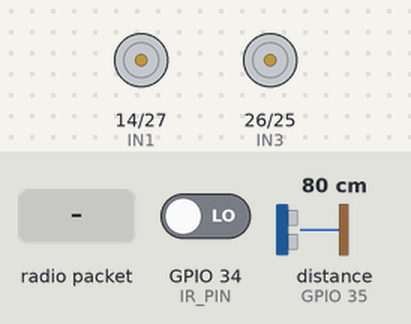
The sketch below on a simulated ESP32. On the bench: motor-driver pin pairs drawn as motors (green arrow = first pin HIGH = forward, orange = second pin HIGH = backward, longer = more drive, scaled by the enable pin). Wiring (inferred from the names in the program): ultrasonic range finder: trigger GPIO 32; echo GPIO 35. Inputs (shaded band) come from the test bench; at power-on: GPIO 34 (IR_PIN) LOW, distance to the obstacle (sensor on GPIO 35) 80 cm. The echo pulse lasts 58.3 µs per cm; what the sketch prints to the serial monitor is not drawn.

Above: at 3.2 s.
3.3 s: radio packet "F" arrives
At 3.6 s:
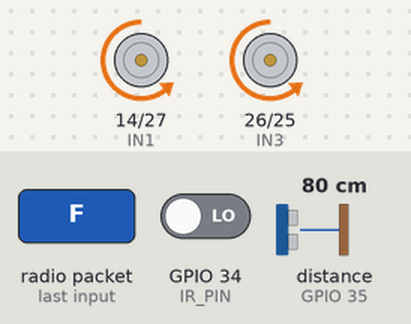
4.8 s: radio packet "B" arrives
At 6.0 s:
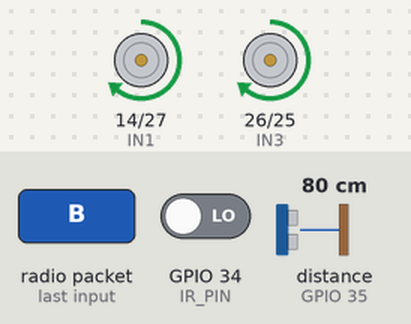
6.3 s: radio packet "L" arrives
At 7.2 s:
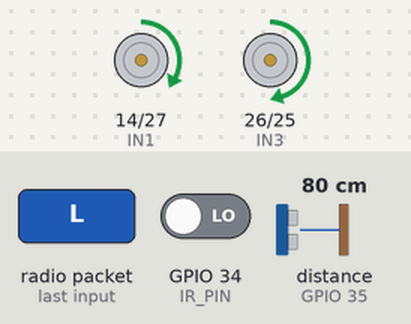
7.8 s: radio packet "R" arrives
At 8.2 s:
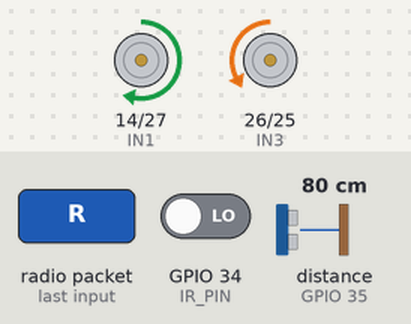
Timing chart, 0 to 10.3 s (numbered marks = the images above; inputs shaded):
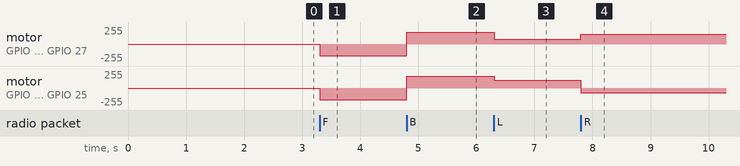

The sketch:

rover_receiver.ino
```cpp
#include <WiFi.h>

#include <esp_now.h>

// MOTOR PINS

#define ENA 13

#define IN1 14

#define IN2 27

#define IN3 26

#define IN4 25

#define ENB 33

// SENSOR PINS

#define TRIG_PIN 32

#define ECHO_PIN 35

#define IR_PIN 34

char command = 'S';

char lastCommand = 'S';

int motorSpeed = 180;

int turn90Duration = 350;

// SAFETY TUNING

int obstacleDistanceLimit = 15; // Stop if object is closer than 15 cm

// RECEIVE CALLBACK

void OnDataRecv(const esp_now_recv_info *info, const uint8_t *data, int len) {

  command = *data;

  Serial.print("Received: ");

  Serial.println(command);

}

void setup() {

  Serial.begin(115200);

  delay(2000);

  Serial.println("ESP32 Receiver Booting...");

  // MOTOR PINS SETUP

  pinMode(IN1, OUTPUT);

  pinMode(IN2, OUTPUT);

  pinMode(IN3, OUTPUT);

  pinMode(IN4, OUTPUT);

  // SENSOR PINS SETUP

  pinMode(TRIG_PIN, OUTPUT);

  pinMode(ECHO_PIN, INPUT);

  pinMode(IR_PIN, INPUT);

  // PWM SETUP

  ledcAttach(ENA, 1000, 8);  

  ledcAttach(ENB, 1000, 8);

  stopMotors();

  // WIFI + ESPNOW

  WiFi.mode(WIFI_STA);

  if (esp_now_init() != ESP_OK) {

    Serial.println("ESP-NOW INIT FAILED");

    return;

  }

  esp_now_register_recv_cb(OnDataRecv);

  Serial.println("🚀 Receiver Ready");

}

void loop() {

  // 1. ALWAYS CHECK SAFETY FIRST

  bool isSafe = checkFrontSafety();

  // 2. EXECUTE COMMANDS WITH OVERRIDE LOGIC

  if (command == 'F') {

    if (isSafe) {

      moveForward();

    } else {

      stopMotors(); // OVERRIDE: Danger detected, hit the brakes!

    }

  }

  else if (command == 'B') {

    moveBackward(); // Always allowed to reverse away from danger

  }

  else if (command == 'L') {

    turnLeft();     // Always allowed to turn away from danger

  }

  else if (command == 'R') {

    turnRight();    // Always allowed to turn away from danger

  }

  else {

    stopMotors();

  }

}

// ===== SAFETY LOGIC =====

bool checkFrontSafety() {

  // --- Check Drop (IR Sensor) ---

  // Note: Based on your prompt, we trigger danger if IR is NOT HIGH (i.e., LOW).

  // If your specific module works backwards, change this to: == HIGH

  bool dropDetected = (digitalRead(IR_PIN) == HIGH);

  // --- Check Wall (Ultrasonic) ---

  digitalWrite(TRIG_PIN, LOW);

  delayMicroseconds(2);

  digitalWrite(TRIG_PIN, HIGH);

  delayMicroseconds(10);

  digitalWrite(TRIG_PIN, LOW);

  // Timeout set to 30000us (approx 5 meters) to prevent the code from freezing

  long duration = pulseIn(ECHO_PIN, HIGH, 30000);

  // Calculate distance in cm

  float distance = duration * 0.034 / 2;

  // Danger if distance is valid (> 0) AND closer than our limit

  bool obstacleDetected = (distance > 0 && distance < obstacleDistanceLimit);

  // If there is a drop OR an obstacle, it is NOT safe to move forward.

  if (dropDetected || obstacleDetected) {

    return false; // Danger!

  }

  return true; // All clear

}


// ===== MOTOR FUNCTIONS =====

void moveBackward() {

  ledcWrite(ENA, motorSpeed);

  ledcWrite(ENB, motorSpeed);

  digitalWrite(IN1, HIGH);

  digitalWrite(IN2, LOW);

  digitalWrite(IN3, HIGH);

  digitalWrite(IN4, LOW);

}

void moveForward() {

  ledcWrite(ENA, motorSpeed);

  ledcWrite(ENB, motorSpeed);

  digitalWrite(IN1, LOW);

  digitalWrite(IN2, HIGH);

  digitalWrite(IN3, LOW);

  digitalWrite(IN4, HIGH);

}

void turnLeft() {

  ledcWrite(ENA, motorSpeed / 2.5);

  ledcWrite(ENB, motorSpeed / 1.5);

  digitalWrite(IN1, HIGH);

  digitalWrite(IN2, LOW);

  digitalWrite(IN3, HIGH);

  digitalWrite(IN4, LOW);

}

void turnRight() {

  ledcWrite(ENA, motorSpeed / 1.2);

  ledcWrite(ENB, motorSpeed / 2.5);

  digitalWrite(IN1, HIGH);

  digitalWrite(IN2, LOW);

  digitalWrite(IN3, LOW);

  digitalWrite(IN4, HIGH);

}

void stopMotors() {

  ledcWrite(ENA, 0);

  ledcWrite(ENB, 0);

  digitalWrite(IN1, LOW);

  digitalWrite(IN2, LOW);

  digitalWrite(IN3, LOW);

  digitalWrite(IN4, LOW);

}
```

Measured:
- after the input at 3.3 s, motor on GPIO 14 (IN1) / GPIO 27 (IN2), motor on GPIO 26 (IN3) / GPIO 25 (IN4): stopped → backward 179/255 at once
- after the input at 4.8 s, motor on GPIO 14 (IN1) / GPIO 27 (IN2), motor on GPIO 26 (IN3) / GPIO 25 (IN4): backward 179/255 → forward 179/255 at once
- after the input at 6.3 s, motor on GPIO 14 (IN1) / GPIO 27 (IN2): forward 179/255 → forward 72/255 at once; motor on GPIO 26 (IN3) / GPIO 25 (IN4): forward 179/255 → forward 120/255 at once
- after the input at 7.8 s, motor on GPIO 14 (IN1) / GPIO 27 (IN2): forward 72/255 → forward 149/255 at once; motor on GPIO 26 (IN3) / GPIO 25 (IN4): forward 120/255 → backward 72/255 at once
